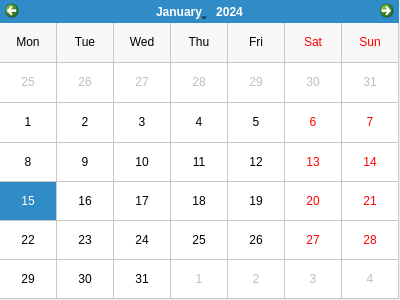
<?xml version="1.0" encoding="UTF-8"?>
<ui version="4.0">
 <class>dlg_calendar</class>
 <widget class="QDialog" name="dlg_calendar">
  <property name="geometry">
   <rect>
    <x>0</x>
    <y>0</y>
    <width>400</width>
    <height>300</height>
   </rect>
  </property>
  <property name="minimumSize">
   <size>
    <width>400</width>
    <height>300</height>
   </size>
  </property>
  <property name="maximumSize">
   <size>
    <width>400</width>
    <height>300</height>
   </size>
  </property>
  <property name="windowTitle">
   <string>Calendar</string>
  </property>
  <property name="windowIcon">
   <iconset>
    <normaloff>../img/icon.png</normaloff>../img/icon.png</iconset>
  </property>
  <widget class="QCalendarWidget" name="calendarWidget">
   <property name="geometry">
    <rect>
     <x>0</x>
     <y>0</y>
     <width>399</width>
     <height>299</height>
    </rect>
   </property>
   <property name="minimumSize">
    <size>
     <width>399</width>
     <height>299</height>
    </size>
   </property>
   <property name="maximumSize">
    <size>
     <width>399</width>
     <height>299</height>
    </size>
   </property>
   <property name="gridVisible">
    <bool>true</bool>
   </property>
   <property name="verticalHeaderFormat">
    <enum>QCalendarWidget::NoVerticalHeader</enum>
   </property>
  </widget>
 </widget>
 <resources/>
 <connections/>
</ui>
